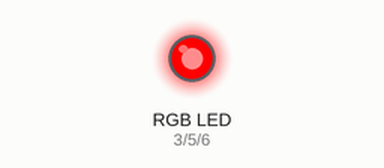
Simulated run of this sketch. Board: Arduino Uno, built with avr-gcc and run on an emulated ATmega328P. Shown: an RGB LED mixed from three pins (HIGH = lit).

Above: at 0.05 s.
At 3.05 s:
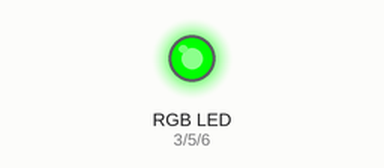
At 4.5 s:
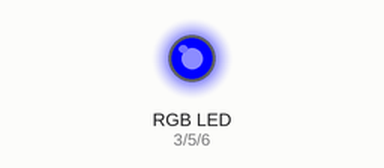
At 5.95 s:
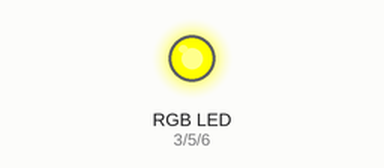
At 6.95 s:
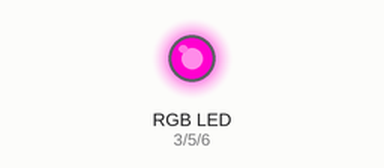
At 11.95 s:
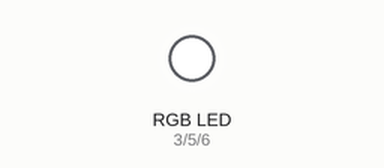
Timing chart, 0 to 15.6 s (numbered marks = the images above):
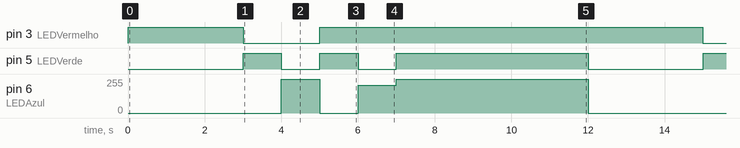

Measured:
- by itself, pin 3 (LEDVermelho): repeats every 12.0 s: LOW 2.0 s, HIGH 10.0 s
- by itself, pin 5 (LEDVerde): repeats every 12.0 s: LOW 1.0 s, HIGH 1.0 s, LOW 1.0 s, HIGH 5.0 s, LOW 3.0 s, HIGH 1.0 s
- by itself, pin 6 (LEDAzul): repeats every 12.0 s: 0/255 1.0 s, 207/255 1.0 s, 255/255 5.0 s, 0/255 4.0 s, 255/255 1.0 s

The sketch:

sketch_jul04a.ino
```cpp
int LEDVermelho=3;
int LEDVerde=5;
int LEDAzul=6;

void setup()
{
  // Inicializa os entradas digitais como saídas
  pinMode(LEDVermelho,OUTPUT);
  pinMode(LEDVerde,OUTPUT);
  pinMode(LEDAzul,OUTPUT);
}

void loop()
{
  //Rotina é executada
  digitalWrite(LEDVermelho, HIGH); //vermelho
  digitalWrite(LEDVerde, LOW);
  digitalWrite(LEDAzul, LOW);

  delay(3000);

  digitalWrite(LEDVermelho, LOW); //verde
  digitalWrite(LEDVerde, HIGH);
  digitalWrite(LEDAzul, LOW);

  delay(1000);

  digitalWrite(LEDVermelho, LOW); //Azul
  digitalWrite(LEDVerde, LOW);
  digitalWrite(LEDAzul, HIGH);

  delay(1000);

  digitalWrite(LEDVermelho, HIGH); //Amarelo
  digitalWrite(LEDVerde, HIGH);
  digitalWrite(LEDAzul, LOW);

  delay(1000);

  analogWrite(LEDVermelho, 255); //Roxo
  analogWrite(LEDVerde, 0);
  analogWrite(LEDAzul, 207);

  delay(1000);

  digitalWrite(LEDVermelho, HIGH); //Branco
  digitalWrite(LEDVerde, HIGH);
  digitalWrite(LEDAzul, HIGH);
  delay(5000);
}
```
